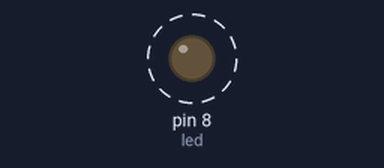
The sketch below on a simulated Arduino Uno, built with avr-gcc and run on an emulated ATmega328P. Shown: output pins drawn as LEDs (lit = HIGH). Dashed ring = blinking.

Above: at 0.5 s.
Timing chart, 0 to 4.6 s (numbered marks = the images above):
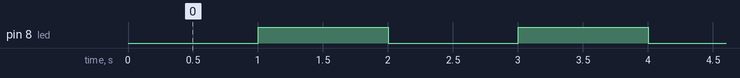

Measured:
- by itself, pin 8 (led): alternates HIGH for 1.0 s and LOW for 1.0 s

The sketch:

1_Parpadeo_con_delay.ino
```cpp
int led=8;

void setup() {
  pinMode(led,OUTPUT);
}

void loop() {
  delay(1000);
  digitalWrite(led,HIGH);
  delay(1000);
  digitalWrite(led,LOW);
}
```
